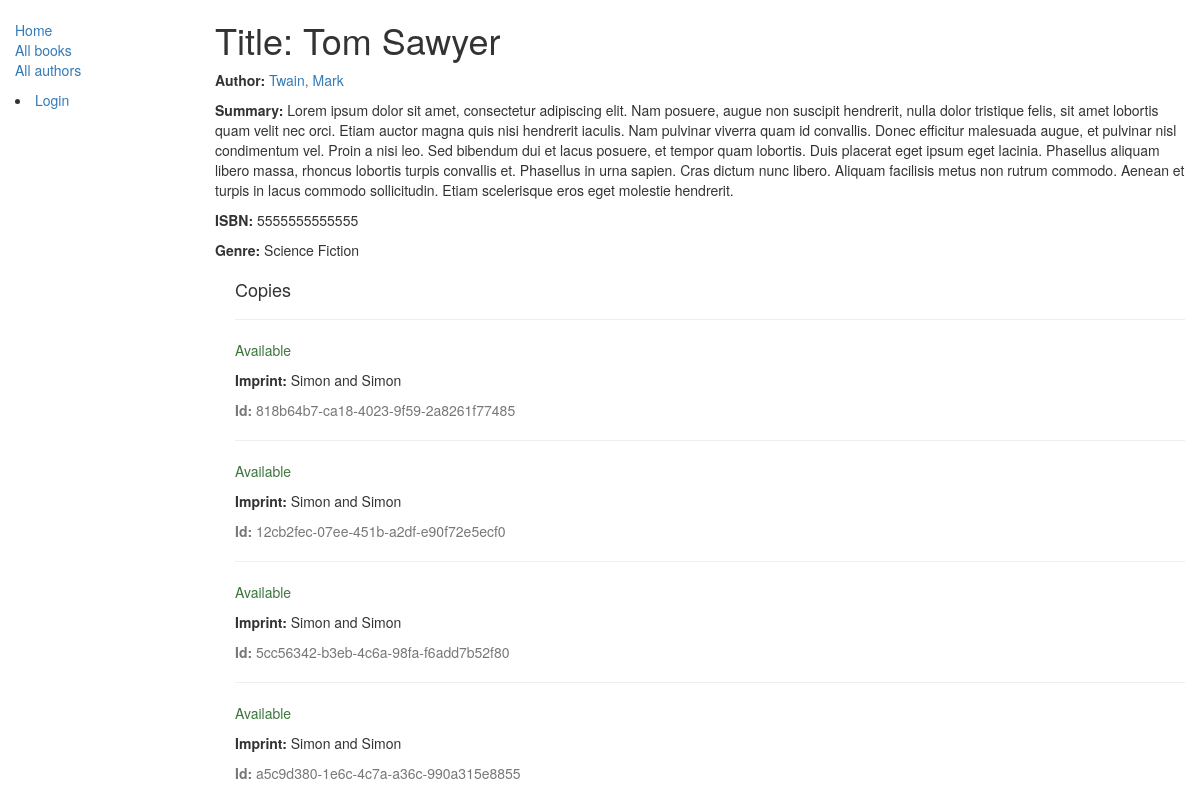
/catalog/book/2, run on the app's committed database.
### catalog/models.py (models this page shows, shortened)
class Book(models.Model):
    title = models.CharField(max_length=200)
    author = models.ForeignKey('Author', on_delete=models.SET_NULL, null=True)
    summary = models.TextField(max_length=1000, help_text="Enter a brief description of the book")
    isbn = models.CharField('ISBN',max_length=13, help_text='13 Character <a href="https://www.isbn-international.org/content/what-isbn">ISBN number</a>')
    genre = models.ManyToManyField(Genre, help_text="Select a genre for this book")

class Author(models.Model):
    first_name = models.CharField(max_length=100)
    last_name = models.CharField(max_length=100)
    date_of_birth = models.DateField(null=True, blank=True)
    date_of_death = models.DateField('died', null=True, blank=True)
    class Meta:
        ordering = ["last_name","first_name"]
    def __str__(self):
        return '{0}, {1}'.format(self.last_name,self.first_name)

class Genre(models.Model):
    name = models.CharField(max_length=200, help_text="Enter a book genre (e.g. Science Fiction, French Poetry etc.)")
    def __str__(self):
        return self.name

class BookInstance(models.Model):
    id = models.UUIDField(primary_key=True, default=uuid.uuid4, help_text="Unique ID for this particular book across whole library")
    book = models.ForeignKey('Book', on_delete=models.SET_NULL, null=True)
    imprint = models.CharField(max_length=200)
    due_back = models.DateField(null=True, blank=True)
    borrower = models.ForeignKey(User, on_delete=models.SET_NULL, null=True, blank=True)
    LOAN_STATUS = (
        ('d', 'Maintenance'),
        ('o', 'On loan'),
        ('a', 'Available'),
        ('r', 'Reserved'),
    )
    status= models.CharField(max_length=1, choices=LOAN_STATUS, blank=True, default='d', help_text='Book availability')
    class Meta:
        ordering = ["due_back"]
        permissions = (("can_mark_returned", "Set book as returned"),)

### catalog/views.py (the view)
# urls.py: path('book/<int:pk>', views.BookDetailView.as_view(), name='book-detail'),
class BookDetailView(generic.DetailView):
    model = Book

### catalog/templates/catalog/book_detail.html (shortened to what this page needs)
{% extends "base_generic.html" %}
{% block content %}
<h1>Title: {{ book.title }}</h1>
<p><strong>Author:</strong> <a href="{% url 'author-detail' book.author.pk %}">{{ book.author }}</a></p>
<p><strong>Summary:</strong> {{ book.summary }}</p>
<p><strong>ISBN:</strong> {{ book.isbn }}</p>
<p><strong>Genre:</strong> {% for genre in book.genre.all %}{{genre}}{% if not forloop.last %}, {% endif %}{% endfor %}</p>
<div style="margin-left:20px;margin-top:20px">
<h4>Copies</h4>
{% for copy in book.bookinstance_set.all %}
<hr>
<p class="{% if copy.status == 'a' %}text-success{% elif copy.status == 'd' %}text-danger{% else %}text-warning{% endif %}">{{ copy.get_status_display }}</p>
<p><strong>Imprint:</strong> {{copy.imprint}}</p>
<p class="text-muted"><strong>Id:</strong> {{copy.id}}</p>
{% endfor %}
</div>
{% endblock %}

### data on the page
Book: title "Tom Sawyer", author "Twain, Mark", summary "Lorem ipsum dolor sit amet, consectetur adipiscing elit. Nam posuere, augue non suscipit hendrerit, nulla dolor tristique felis, sit amet lobortis quam velit nec orci. Etiam auctor magna quis nisi hendrerit iaculis. Nam pulvinar viverra quam id convallis. Donec efficitur malesuada augue, et pulvinar nisl condimentum vel. Proin a nisi leo. Sed bibendum dui et lacus posuere, et tempor quam lobortis. Duis placerat eget ipsum eget lacinia. Phasellus aliquam libero massa, rhoncus lobortis turpis convallis et. Phasellus in urna sapien. Cras dictum nunc libero. Aliquam facilisis metus non rutrum commodo. Aenean et turpis in lacus commodo sollicitudin. Etiam scelerisque eros eget molestie hendrerit.", isbn "5555555555555"
Genre: name "Science Fiction"
BookInstance: status "Available", imprint "Simon and Simon", id "818b64b7-ca18-4023-9f59-2a8261f77485"
BookInstance: status "Available", imprint "Simon and Simon", id "12cb2fec-07ee-451b-a2df-e90f72e5ecf0"
BookInstance: status "Available", imprint "Simon and Simon", id "5cc56342-b3eb-4c6a-98fa-f6add7b52f80"
BookInstance: status "Available", imprint "Simon and Simon", id "a5c9d380-1e6c-4c7a-a36c-990a315e8855"
